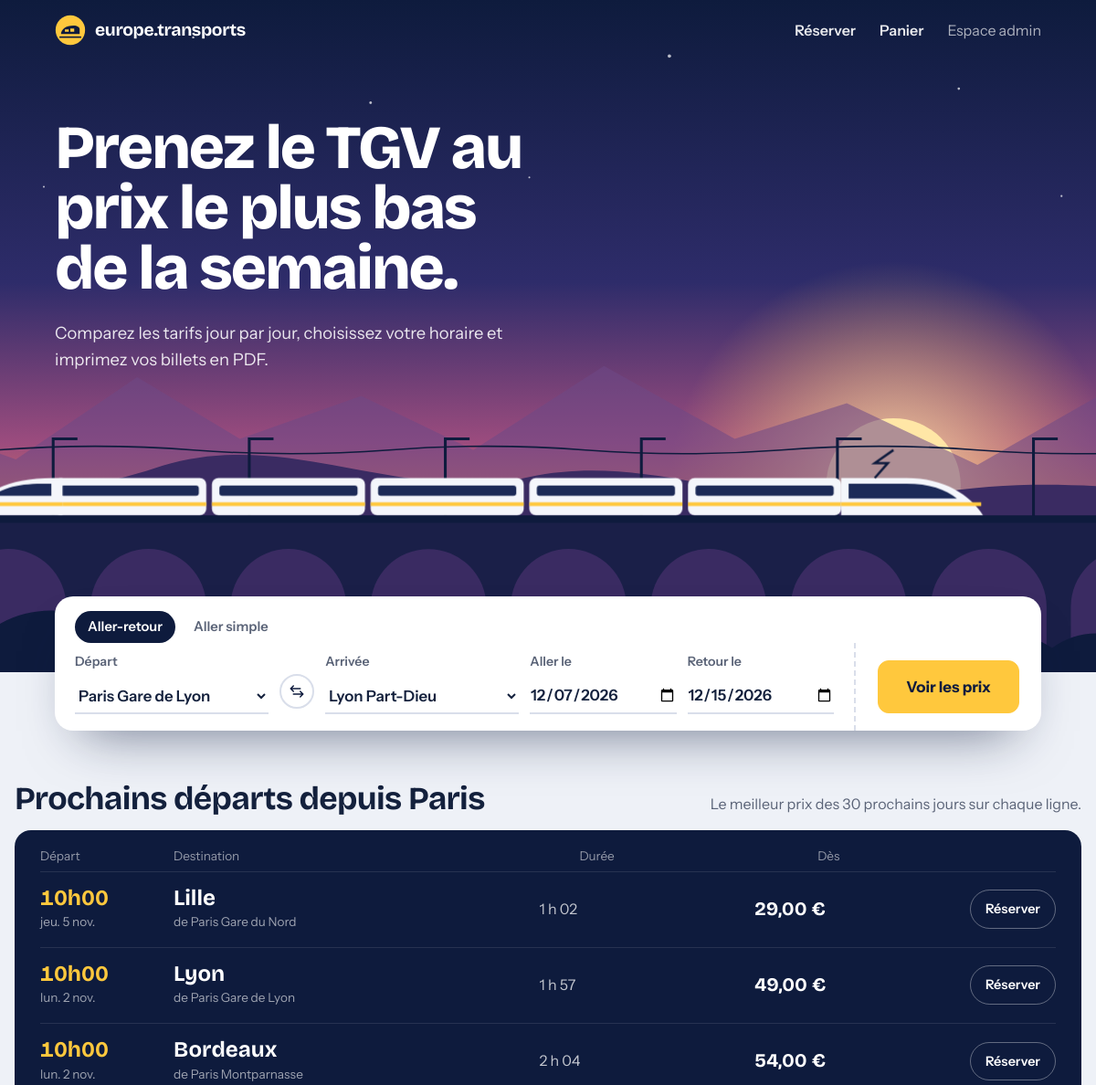
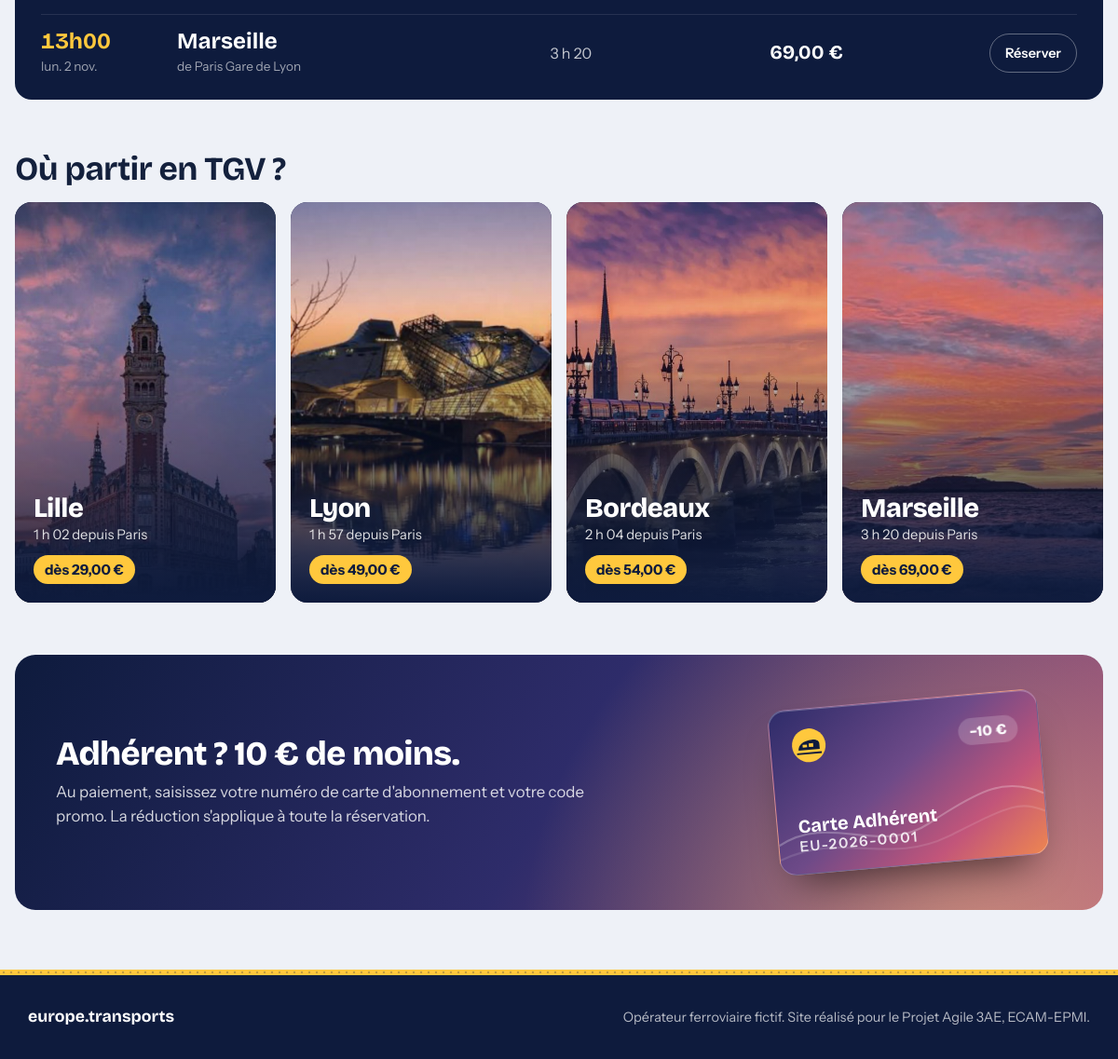
Page /app/index.php on the committed database (2 pictures, top to bottom).
### tables this page shows
CREATE TABLE voyage (
    id_voyage        INT AUTO_INCREMENT PRIMARY KEY,
    numero_train     VARCHAR(10)  NOT NULL,
    id_gare_depart   INT          NOT NULL,
    id_gare_arrivee  INT          NOT NULL,
    date_depart      DATE         NOT NULL,
    heure_depart     TIME         NOT NULL,
    heure_arrivee    TIME         NOT NULL,
    prix             DECIMAL(6,2) NOT NULL,
    places_dispo     INT          NOT NULL DEFAULT 300,
    CONSTRAINT fk_voyage_depart  FOREIGN KEY (id_gare_depart)  REFERENCES gare(id_gare),
    CONSTRAINT fk_voyage_arrivee FOREIGN KEY (id_gare_arrivee) REFERENCES gare(id_gare),
    CONSTRAINT chk_voyage_gares  CHECK (id_gare_depart <> id_gare_arrivee),
    CONSTRAINT chk_voyage_prix   CHECK (prix > 0),
     
    INDEX idx_voyage_recherche (id_gare_depart, id_gare_arrivee, date_depart)
);

CREATE TABLE gare (
    id_gare   INT AUTO_INCREMENT PRIMARY KEY,
    nom       VARCHAR(80)  NOT NULL UNIQUE,
    ville     VARCHAR(60)  NOT NULL
);

### app/includes/db.php (called while the page is built, shortened)
<?php
function connexion_pdo(string $port, bool $avecBase): PDO
{
    $dsn = 'mysql:host=' . DB_HOST . ';port=' . $port . ($avecBase ? ';dbname=' . DB_NAME : '') . ';charset=utf8mb4';
    return new PDO($dsn, DB_USER, DB_PASS, [
        PDO::ATTR_ERRMODE            => PDO::ERRMODE_EXCEPTION,
        PDO::ATTR_DEFAULT_FETCH_MODE => PDO::FETCH_ASSOC,
        PDO::ATTR_EMULATE_PREPARES   => false,
    ]);
}
function db(): PDO
{
    static $pdo = null;
    if ($pdo !== null) return $pdo;
    $ports = DB_PORT !== '' ? [DB_PORT] : ['8889', '3306'];
    foreach ($ports as $port) {
        try {
            try {
                $pdo = connexion_pdo($port, true);
            } catch (PDOException $e) {
                if ((int)($e->errorInfo[1] ?? 0) !== 1049) throw $e;
                installer_base($port);
                $pdo = connexion_pdo($port, true);
            }
            return $pdo;
        } catch (PDOException $e) {
            $derniereErreur = $e->getMessage();
        }
    }
    exit('<p style="font-family:sans-serif;padding:2rem">Connexion à la base impossible. '
       . 'Vérifiez que MySQL est démarré (MAMP : bouton Start) et les paramètres de <code>app/includes/config.php</code>.</p>');
}

### app/includes/fonctions.php (called while the page is built, shortened)
<?php
require_once __DIR__ . '/db.php';
function h(?string $texte): string
{
    return htmlspecialchars($texte ?? '', ENT_QUOTES, 'UTF-8');
}
function prix(float $montant): string
{
    return number_format($montant, 2, ',', ' ') . ' €';
}
function date_fr(string $dateIso, bool $court = false): string
{
    $jours = ['dimanche', 'lundi', 'mardi', 'mercredi', 'jeudi', 'vendredi', 'samedi'];
    $mois  = ['', 'janvier', 'février', 'mars', 'avril', 'mai', 'juin', 'juillet',
              'août', 'septembre', 'octobre', 'novembre', 'décembre'];
    $d = new DateTime($dateIso);
    if ($court) {
        $moisCourts = ['', 'janv.', 'févr.', 'mars', 'avr.', 'mai', 'juin', 'juil.', 'août', 'sept.', 'oct.', 'nov.', 'déc.'];
        return mb_substr($jours[(int)$d->format('w')], 0, 3) . '. ' . $d->format('j') . ' ' . $moisCourts[(int)$d->format('n')];
    }
    return $jours[(int)$d->format('w')] . ' ' . $d->format('j') . ' ' . $mois[(int)$d->format('n')] . ' ' . $d->format('Y');
}
function heure(string $heure): string
{
    return substr($heure, 0, 2) . 'h' . substr($heure, 3, 2);
}
function liste_gares(): array
{
    return db()->query('SELECT id_gare, nom, ville FROM gare ORDER BY ville, nom')->fetchAll();
}

### app/index.php (the view, shortened to what this page needs)
<?php
require_once __DIR__ . '/includes/fonctions.php';
$gares = liste_gares();
$r = $_SESSION['recherche'] ?? [];
$dep = (int)($r['dep'] ?? 1);
$arr = (int)($r['arr'] ?? 2);
$aller = $r['aller'] ?? '2026-12-07';
$retour = $r['retour'] ?? '2026-12-15';
$allerRetour = !array_key_exists('retour', $r) || $r['retour'] !== null;
$debut = max(date('Y-m-d'), '2026-11-01');
$fin = date('Y-m-d', strtotime($debut . ' +30 days'));
$st = db()->prepare(
    "SELECT v.*, gd.nom AS gare_depart, ga.nom AS gare_arrivee, ga.ville AS ville_arrivee,
            TIMESTAMPDIFF(MINUTE, v.heure_depart, v.heure_arrivee) AS duree
       FROM voyage v
       JOIN gare gd ON gd.id_gare = v.id_gare_depart
       JOIN gare ga ON ga.id_gare = v.id_gare_arrivee
       JOIN (SELECT id_gare_depart, id_gare_arrivee, MIN(prix) AS prix_min
               FROM voyage WHERE date_depart BETWEEN ? AND ? GROUP BY id_gare_depart, id_gare_arrivee) m
         ON m.id_gare_depart = v.id_gare_depart AND m.id_gare_arrivee = v.id_gare_arrivee AND m.prix_min = v.prix
      WHERE gd.ville = 'Paris' AND v.date_depart BETWEEN ? AND ?
      ORDER BY v.prix, v.date_depart, v.heure_depart");
$st->execute([$debut, $fin, $debut, $fin]);
$departs = [];
foreach ($st->fetchAll() as $v) {
    $departs[$v['id_gare_depart'] . '-' . $v['id_gare_arrivee']] ??= $v;
}
$accueil = true;
require __DIR__ . '/includes/header.php';
?>
<section class="hero">
    <div class="hero-texte">
        <h1>Prenez le TGV au prix le plus bas de la semaine.</h1>
        <p>Comparez les tarifs jour par jour, choisissez votre horaire et imprimez vos billets en PDF.</p>
    </div>
    <form class="billet-recherche" action="recherche.php" method="get">
        <fieldset class="type-trajet">
            <label><input type="radio" name="type" value="ar" <?= $allerRetour ? 'checked' : '' ?>><span>Aller-retour</span></label>
            <label><input type="radio" name="type" value="as" <?= $allerRetour ? '' : 'checked' ?>><span>Aller simple</span></label>
        </fieldset>
        <div class="champs">
            <div class="champ gare-champ">
                <label for="dep">Départ</label>
                <select id="dep" name="dep" required>
                    <?php foreach ($gares as $g): ?>
                        <option value="<?= $g['id_gare'] ?>" <?= $g['id_gare'] == $dep ? 'selected' : '' ?>><?= h($g['nom']) ?></option>
                    <?php endforeach; ?>
                </select>
            </div>
            <button type="button" class="inverser" id="inverser" aria-label="Inverser départ et arrivée">
                <svg viewBox="0 0 24 24" aria-hidden="true"><path d="M7 4 3 8l4 4M3 8h14M17 20l4-4-4-4M21 16H7" fill="none" stroke="currentColor" stroke-width="2" stroke-linecap="round" stroke-linejoin="round"/></svg>
            </button>
            <div class="champ gare-champ">
                <label for="arr">Arrivée</label>
                <select id="arr" name="arr" required>
                    <?php foreach ($gares as $g): ?>
                        <option value="<?= $g['id_gare'] ?>" <?= $g['id_gare'] == $arr ? 'selected' : '' ?>><?= h($g['nom']) ?></option>
                    <?php endforeach; ?>
                </select>
            </div>
            <div class="champ">
                <label for="aller">Aller le</label>
                <input type="date" id="aller" name="aller" value="<?= h($aller) ?>" min="2026-11-01" max="2027-01-31" required>
            </div>
            <div class="champ" id="bloc-retour">
                <label for="retour">Retour le</label>
                <input type="date" id="retour" name="retour" value="<?= h($retour) ?>" min="2026-11-01" max="2027-01-31">
            </div>
        </div>
        <div class="talon">
            <button class="bouton bouton-plein" type="submit">Voir les prix</button>
        </div>
    </form>
</section>
<section class="tableau-departs" aria-labelledby="titre-departs">
    <div class="entete-departs">
        <h2 id="titre-departs">Prochains départs depuis Paris</h2>
        <p>Le meilleur prix des 30 prochains jours sur chaque ligne.</p>
    </div>
    <div class="panneau">
        <div class="panneau-ligne panneau-titres" aria-hidden="true">
            <span>Départ</span><span>Destination</span><span>Durée</span><span>Dès</span><span></span>
        </div>
        <?php foreach ($departs as $v): ?>
            <?php $retourPropose = min(date('Y-m-d', strtotime($v['date_depart'] . ' +3 days')), '2027-01-31'); ?>
            <a class="panneau-ligne" href="recherche.php?<?= h(http_build_query(['type' => 'ar', 'dep' => $v['id_gare_depart'], 'arr' => $v['id_gare_arrivee'], 'aller' => $v['date_depart'], 'retour' => $retourPropose])) ?>">
                <span class="quand"><b><?= heure($v['heure_depart']) ?></b><small><?= date_fr($v['date_depart'], true) ?></small></span>
                <span class="ou"><b><?= h($v['ville_arrivee']) ?></b><small>de <?= h($v['gare_depart']) ?></small></span>
                <span class="duree"><?= intdiv((int)$v['duree'], 60) ?> h <?= sprintf('%02d', $v['duree'] % 60) ?></span>
                <span class="tarif"><?= prix((float)$v['prix']) ?></span>
                <span class="voir">Réserver</span>
            </a>
        <?php endforeach; ?>
    </div>
</section>
<section class="destinations" aria-labelledby="titre-destinations">
    <h2 id="titre-destinations">Où partir en TGV ?</h2>
    <div class="grille-destinations">
        <?php foreach ($departs as $v): ?>
            <?php
            $slug = strtolower(iconv('UTF-8', 'ASCII//TRANSLIT', $v['ville_arrivee']));
            $photos = glob(__DIR__ . "/assets/img/$slug-*.jpg") ?: [];
            natsort($photos);
            $retourPropose = min(date('Y-m-d', strtotime($v['date_depart'] . ' +3 days')), '2027-01-31');
            ?>
            <a class="destination destination-<?= h($slug) ?>"
               href="recherche.php?<?= h(http_build_query(['type' => 'ar', 'dep' => $v['id_gare_depart'], 'arr' => $v['id_gare_arrivee'], 'aller' => $v['date_depart'], 'retour' => $retourPropose])) ?>">
                <?php if ($photos): ?>
                    <?php $n = 0; foreach ($photos as $fichier): $nom = basename($fichier, '.jpg'); ?>
                        <img class="destination-photo <?= $n++ === 0 ? 'visible' : '' ?>" src="assets/img/<?= h(basename($fichier)) ?>"
                             alt="" loading="lazy" style="object-position: <?= CADRAGE_PHOTOS[$nom] ?? '50% 50%' ?>">
                    <?php endforeach; ?>
                <?php else: ?>
                    <?= illustration_ville($slug) ?>
                <?php endif; ?>
                <span class="destination-texte">
                    <b><?= h($v['ville_arrivee']) ?></b>
                    <span><?= intdiv((int)$v['duree'], 60) ?> h <?= sprintf('%02d', $v['duree'] % 60) ?> depuis Paris</span>
                </span>
                <span class="destination-prix">dès <?= prix((float)$v['prix']) ?></span>
            </a>
        <?php endforeach; ?>
    </div>
</section>
<section class="adherent" aria-labelledby="titre-adherent">
    <div class="adherent-texte">
        <h2 id="titre-adherent">Adhérent ? 10 € de moins.</h2>
        <p>Au paiement, saisissez votre numéro de carte d'abonnement et votre code promo. La réduction s'applique à toute la réservation.</p>
    </div>
    <div class="carte-abonnement" aria-hidden="true">
        <svg class="carte-ligne" viewBox="0 0 300 100" preserveAspectRatio="none"><path d="M0 70C60 40 110 90 170 60S260 20 300 40" fill="none" stroke="rgba(255,255,255,.25)" stroke-width="2"/><path d="M0 85C70 60 120 100 190 75S270 45 300 58" fill="none" stroke="rgba(255,255,255,.12)" stroke-width="2"/></svg>
        <div class="carte-haut">
            <svg viewBox="0 0 40 40" class="carte-logo" width="38" height="38"><circle cx="20" cy="20" r="19" fill="#FFC83D"/><path d="M8 25c0-6 6-11 16-11 5 0 8 2 8 5v6z" fill="#0E1B3D"/><path d="M13 19h5v3h-5zM20 18h5v4h-5z" fill="#FFC83D"/><path d="M6 29h28" stroke="#0E1B3D" stroke-width="2"/></svg>
            <span class="carte-reduc">−10 €</span>
        </div>
        <span class="carte-titre">Carte Adhérent</span>
        <span class="carte-numero">EU-2026-0001</span>
    </div>
</section>
<?php require __DIR__ . '/includes/footer.php'; ?>

### app/includes/header.php (shortened to what this page needs)
<?php
$racine = $racine ?? '';
$nbArticles = count(array_filter([panier()['aller'] ?? null, panier()['retour'] ?? null]));
?>
<!DOCTYPE html>
<html lang="fr">
<head>
    <link rel="stylesheet" href="<?= $racine ?>assets/style.css?v=<?= filemtime(__DIR__ . '/../assets/style.css') ?>">
</head>
<body class="<?= !empty($accueil) ? 'page-accueil' : '' ?>">
<header class="barre">
    <a class="logo" href="<?= $racine ?>index.php" aria-label="europe.transports, accueil">
        <svg viewBox="0 0 40 40" aria-hidden="true">
            <circle cx="20" cy="20" r="19" fill="#FFC83D"/>
            <path d="M8 25c0-6 6-11 16-11 5 0 8 2 8 5v6z" fill="#0E1B3D"/>
            <path d="M13 19h5v3h-5zM20 18h5v4h-5z" fill="#FFC83D"/>
            <path d="M6 29h28" stroke="#0E1B3D" stroke-width="2"/>
        </svg>
        <span>europe.transports</span>
    </a>
    <nav aria-label="Navigation principale">
        <a href="<?= $racine ?>index.php">Réserver</a>
        <a href="<?= $racine ?>panier.php" class="lien-panier">Panier<?php if ($nbArticles): ?> <b><?= $nbArticles ?></b><?php endif; ?></a>
        <a href="<?= $racine ?>admin/index.php" class="discret">Espace admin</a>
    </nav>
</header>
<main class="<?= empty($accueil) ? 'contenu' : '' ?>">

### app/includes/footer.php (shortened to what this page needs)
</main>
<footer class="pied">
    <div class="pied-interieur">
        <p class="pied-logo">europe.transports</p>
        <p>Opérateur ferroviaire fictif. Site réalisé pour le Projet Agile 3AE, ECAM-EPMI.</p>
    </div>
</footer>
</body>
</html>

### rows in the picture
voyage: heure_depart "10h00", date_depart "jeu. 5 nov.", id_gare_arrivee.ville "Lille", id_gare_depart.nom "Paris Gare du Nord", duree "1", duree "02", prix "29,00 €"
voyage: heure_depart "10h00", date_depart "lun. 2 nov.", id_gare_arrivee.ville "Lyon", id_gare_depart.nom "Paris Gare de Lyon", duree "1", duree "57", prix "49,00 €"
voyage: heure_depart "13h00", date_depart "lun. 2 nov.", id_gare_arrivee.ville "Marseille", id_gare_depart.nom "Paris Gare de Lyon", duree "3", duree "20", prix "69,00 €"

### other values in the picture
heure($v['heure_depart']) "10h00"
date_fr($v['date_depart'], true) "lun. 2 nov."
$v['ville_arrivee'] "Bordeaux"
$v['gare_depart'] "Paris Montparnasse"
intdiv((int)$v['duree'], 60) "2"
$v['duree'] % 60 "04"
prix((float)$v['prix']) "54,00 €"
form field dep "Paris Gare de Lyon"
form field arr "Lyon Part-Dieu"
